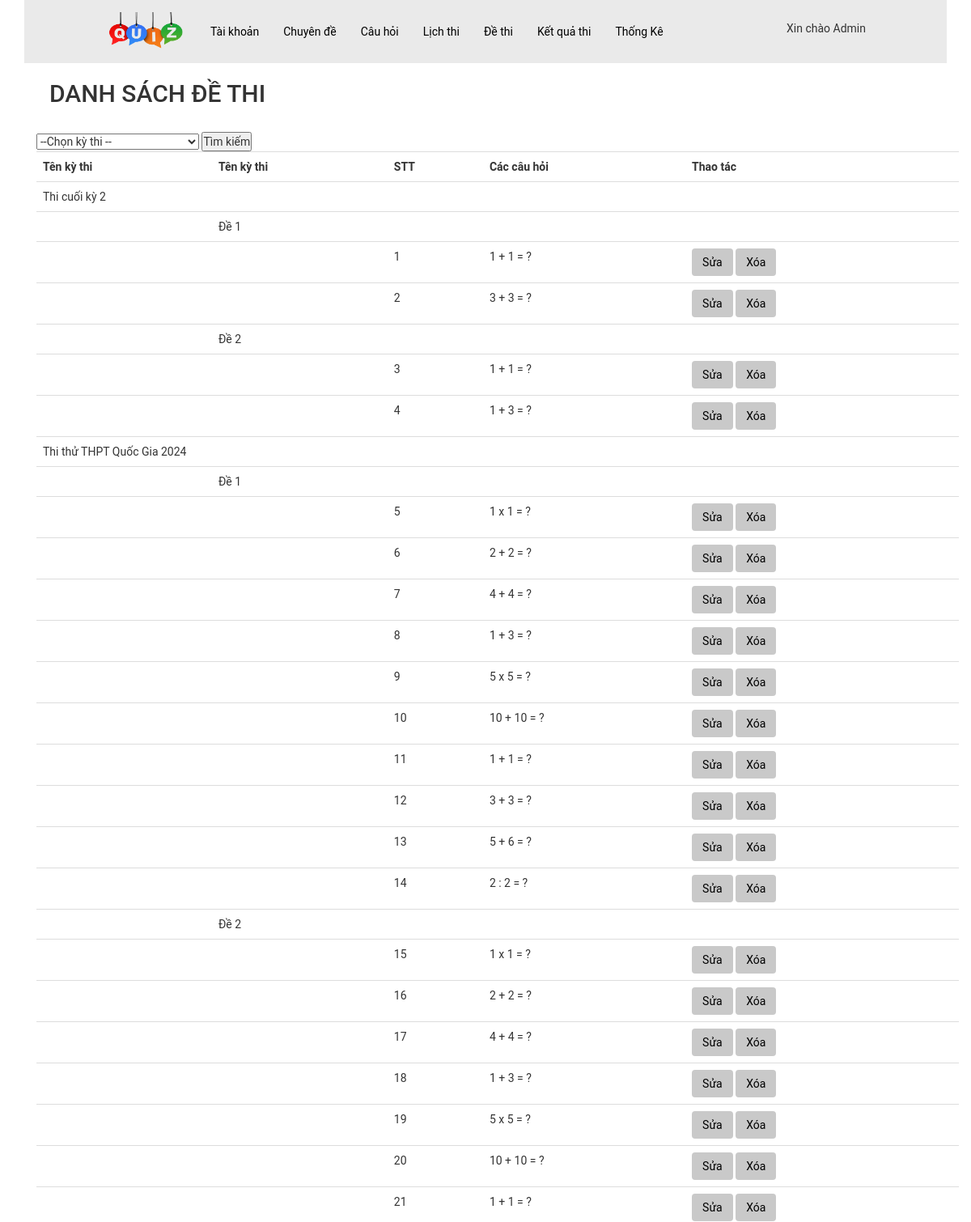
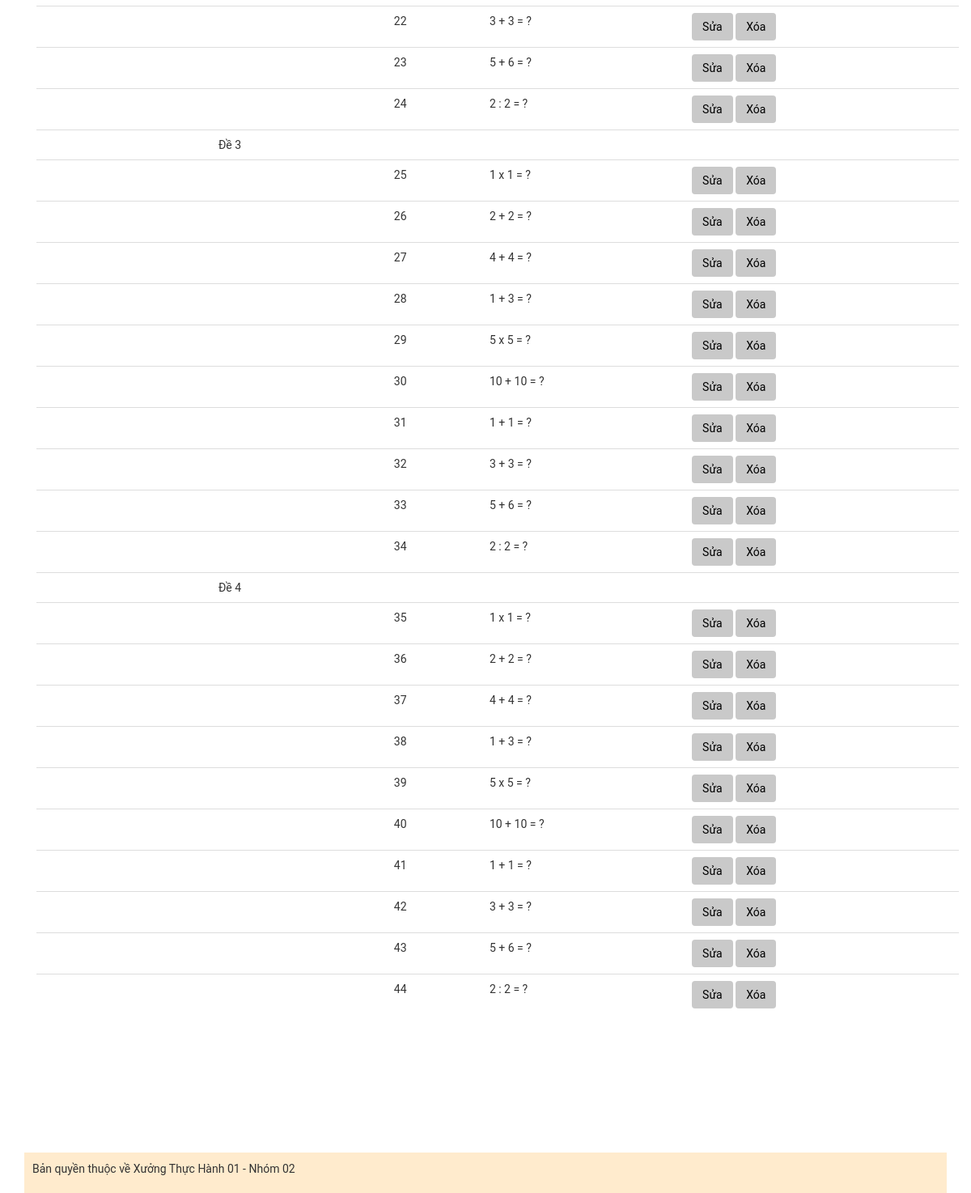
The app's page /admin/index.php?act=dsdt (signed in) with its own data (2 pictures, top to bottom).
### tables this page shows
CREATE TABLE `dethi_cauhoi` (
  `id` int(11) NOT NULL,
  `id_dethi` int(11) NOT NULL,
  `id_cauhoi` int(11) NOT NULL
);

CREATE TABLE `lichthi` (
  `id` int(11) NOT NULL,
  `name` varchar(255) NOT NULL COMMENT 'Tên lịch thi(tên kì thi)',
  `image_lt` varchar(255) DEFAULT NULL,
  `time_start` datetime NOT NULL COMMENT 'TG bắt đầu làm bài',
  `time_end` datetime NOT NULL COMMENT 'TG kết thúc làm bài',
  `time` int(11) NOT NULL COMMENT 'TG làm bài (vd: 45p)',
  `so_de_thi` int(11) NOT NULL COMMENT 'Số lượng đề thi'
);

CREATE TABLE `dethi` (
  `id` int(11) NOT NULL,
  `ten_de` varchar(255) NOT NULL,
  `id_lichthi` int(11) NOT NULL
);

CREATE TABLE `cauhoi` (
  `id_ch` int(11) NOT NULL,
  `content` varchar(500) NOT NULL COMMENT 'Nội dung câu hỏi (Đề bài)',
  `image` varchar(50) DEFAULT NULL,
  `id_cd` int(11) NOT NULL
);

### model/pdo.php (called while the page is built, shortened)
<?php
function pdo_get_connection(){
    $servername = "localhost";
    $username = "root";
    $password = "";
    try {
        $conn = new PDO("mysql:host=$servername;dbname=xuongth01_02", $username, $password);
        $conn->setAttribute(PDO::ATTR_ERRMODE, PDO::ERRMODE_EXCEPTION);
        return $conn;
    } catch(PDOException $e) {
        echo "Connection failed: " . $e->getMessage();
    }
}
function pdo_query($sql){
    $sql_args=array_slice(func_get_args(),1);
    try{
        $conn=pdo_get_connection();
        $stmt=$conn->prepare($sql);
        $stmt->execute($sql_args);
        $rows=$stmt->fetchAll();
        return $rows;
    }
    catch(PDOException $e){
        throw $e;
    }
    finally{
        unset($conn);
    }
}
?>

### model/dethi.php (called while the page is built, shortened)
<?php
function loadall_dethicauhoi($id_lichthi = null)
{
    $sql = "SELECT dethi_cauhoi.*,
    lichthi.name AS ten_kythi,
    lichthi.id AS id_lichthi,
    dethi.ten_de,
    dethi.id AS id_dethi,
    cauhoi.content AS ten_cauhoi
    FROM dethi_cauhoi
    JOIN dethi ON dethi.id = dethi_cauhoi.id_dethi
    JOIN lichthi ON lichthi.id = dethi.id_lichthi
    JOIN cauhoi ON cauhoi.id_ch = dethi_cauhoi.id_cauhoi
     ";
    $result = pdo_query($sql);
    return $result;
}

### admin/dethi/list-dethi.php (the view, shortened to what this page needs)
<div class="container">
    <nav class="navbar bg-body-tertiary">
        <div class="container-fluid">
            <h2>DANH SÁCH ĐỀ THI</h2>
        </div>
    </nav>
    <div>
        <div>
            <form action="?act=dsdt" method="post">
                <select name="id_lichthi" id="">
                    <option value="" hidden>--Chọn kỳ thi --</option>
                </select>
                <button type="submit" name="btnTimkiem">Tìm kiếm</button>
            </form>
        </div>
        <table class="table table_dsch">
            <tr>
                <th>Tên kỳ thi</th>
                <th>Tên kỳ thi</th>
                <th scope="col">STT</th>
                <th>Các câu hỏi</th>
                <th>Thao tác</th>
            </tr>
            <?php
            $previousTestId = null;
            $previousExamId = null;
            foreach ($dsdt as $key => $value) : extract($value) ?>
                <?php
                if ($id_lichthi != $previousExamId) {
                    echo "<tr><td colspan='5'>" . $ten_kythi . "</td></tr>";
                }
                if ($id_dethi  != $previousTestId) {
                    echo "<tr><td></td><td colspan='5'>" . $ten_de . "</td></tr>";
                }
                ?>
                <tr>
                    <td></td>
                    <td></td>
                    <td><?= $key + 1 ?></td>
                    <td><?= $ten_cauhoi . "</br>" ?></td>
                    <td>
                        <a class="btn" href="">Sửa</a>
                        <a class="btn" href="">Xóa</a>
                    </td>
                </tr>
                <?php
                $previousTestId = $id_dethi ;
                $previousExamId = $id_lichthi;
                ?>
            <?php endforeach; ?>
        </table>
    </div>
</div>

### assets/css/style_admin.css (style rules this page uses)
.container { margin: 0px auto; padding: 0px; }
* { padding: 0px; margin: 0px; font-family: roboto; }
.btn { background-color: #c9c9c9; padding: 10px; color: black; }
table.table.table_dsch { margin-left: 0px; }

### records on screen
dethi_cauhoi: lichthi.name "Thi cuối kỳ 2", id_dethi.ten_de "Đề 1", id_cauhoi.content "1 + 1 = ?"
dethi_cauhoi: id_cauhoi.content "3 + 3 = ?"
dethi_cauhoi: id_dethi.ten_de "Đề 2", id_cauhoi.content "1 + 1 = ?"
dethi_cauhoi: id_cauhoi.content "1 + 3 = ?"
dethi_cauhoi: lichthi.name "Thi thử THPT Quốc Gia 2024", id_dethi.ten_de "Đề 1", id_cauhoi.content "1 x 1 = ?"
dethi_cauhoi: id_cauhoi.content "2 + 2 = ?"
dethi_cauhoi: id_cauhoi.content "4 + 4 = ?"
dethi_cauhoi: id_cauhoi.content "1 + 3 = ?"
dethi_cauhoi: id_cauhoi.content "5 x 5 = ?"
dethi_cauhoi: id_cauhoi.content "10 + 10 = ?"
dethi_cauhoi: id_cauhoi.content "1 + 1 = ?"
dethi_cauhoi: id_cauhoi.content "3 + 3 = ?"
dethi_cauhoi: id_cauhoi.content "5 + 6 = ?"
dethi_cauhoi: id_cauhoi.content "2 : 2 = ?"
dethi_cauhoi: id_dethi.ten_de "Đề 2", id_cauhoi.content "1 x 1 = ?"
dethi_cauhoi: id_cauhoi.content "2 + 2 = ?"
dethi_cauhoi: id_cauhoi.content "4 + 4 = ?"
dethi_cauhoi: id_cauhoi.content "1 + 3 = ?"
dethi_cauhoi: id_cauhoi.content "5 x 5 = ?"
dethi_cauhoi: id_cauhoi.content "10 + 10 = ?"
dethi_cauhoi: id_cauhoi.content "1 + 1 = ?"
dethi_cauhoi: id_cauhoi.content "3 + 3 = ?"
dethi_cauhoi: id_cauhoi.content "5 + 6 = ?"
dethi_cauhoi: id_cauhoi.content "2 : 2 = ?"
dethi_cauhoi: id_dethi.ten_de "Đề 3", id_cauhoi.content "1 x 1 = ?"
dethi_cauhoi: id_cauhoi.content "2 + 2 = ?"
dethi_cauhoi: id_cauhoi.content "4 + 4 = ?"
dethi_cauhoi: id_cauhoi.content "1 + 3 = ?"
dethi_cauhoi: id_cauhoi.content "5 x 5 = ?"
dethi_cauhoi: id_cauhoi.content "10 + 10 = ?"
dethi_cauhoi: id_cauhoi.content "1 + 1 = ?"
dethi_cauhoi: id_cauhoi.content "3 + 3 = ?"
dethi_cauhoi: id_cauhoi.content "5 + 6 = ?"
dethi_cauhoi: id_cauhoi.content "2 : 2 = ?"
dethi_cauhoi: id_dethi.ten_de "Đề 4", id_cauhoi.content "1 x 1 = ?"
dethi_cauhoi: id_cauhoi.content "2 + 2 = ?"
dethi_cauhoi: id_cauhoi.content "4 + 4 = ?"
dethi_cauhoi: id_cauhoi.content "1 + 3 = ?"
dethi_cauhoi: id_cauhoi.content "5 x 5 = ?"
dethi_cauhoi: id_cauhoi.content "10 + 10 = ?"
dethi_cauhoi: id_cauhoi.content "1 + 1 = ?"
dethi_cauhoi: id_cauhoi.content "3 + 3 = ?"
dethi_cauhoi: id_cauhoi.content "5 + 6 = ?"
dethi_cauhoi: id_cauhoi.content "2 : 2 = ?"

### other values on screen
$_SESSION['user']['fullname'] "Admin"
